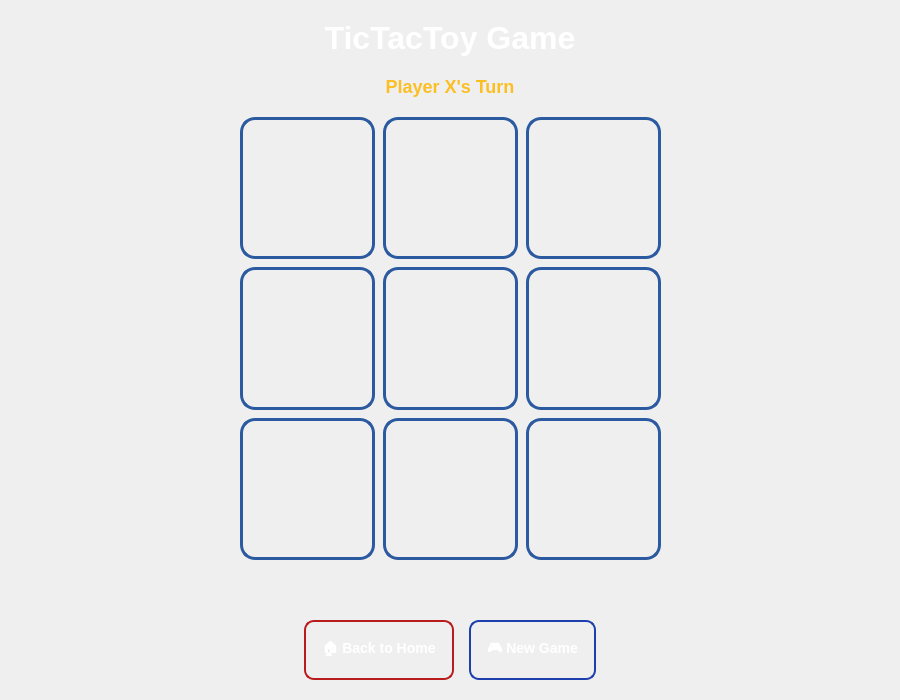
<?xml version="1.0" encoding="UTF-8"?>
<ui version="4.0">
 <class>Form</class>
 <widget class="QWidget" name="Form">
  <property name="geometry">
   <rect>
    <x>0</x>
    <y>0</y>
    <width>900</width>
    <height>700</height>
   </rect>
  </property>
  <property name="windowTitle">
   <string>TicTacToy - Game Board</string>
  </property>
  <property name="styleSheet">
   <string notr="true">QWidget#Form {
    background: qlineargradient(x1:0, y1:0, x2:1, y2:1,
                stop:0 #1e3c72, stop:0.5 #2a5298, stop:1 #1e3c72);
}

QPushButton {
    background: qlineargradient(x1:0, y1:0, x2:0, y2:1,
                stop:0 #ffffff, stop:1 #e6e6e6);
    border: 3px solid #2c5aa0;
    border-radius: 15px;
    font-family: 'Arial Black', Arial, sans-serif;
    font-size: 48px;
    font-weight: bold;
    color: #2c5aa0;
    min-height: 80px;
    min-width: 80px;
}

QPushButton:hover {
    background: qlineargradient(x1:0, y1:0, x2:0, y2:1,
                stop:0 #f0f8ff, stop:1 #d0e8ff);
    border: 4px solid #1e4080;
    transform: scale(1.02);
}

QPushButton:pressed {
    background: qlineargradient(x1:0, y1:0, x2:0, y2:1,
                stop:0 #e0e0e0, stop:1 #c0c0c0);
    border: 3px solid #1a365d;
}

QPushButton[text=&quot;X&quot;] {
    color: #dc2626;
    text-shadow: 2px 2px 4px rgba(220, 38, 38, 0.3);
}

QPushButton[text=&quot;O&quot;] {
    color: #2563eb;
    text-shadow: 2px 2px 4px rgba(37, 99, 235, 0.3);
}

/* Control Buttons Styling */
QPushButton#resetButton, QPushButton#newGameButton, QPushButton#backButton {
    background: qlineargradient(x1:0, y1:0, x2:0, y2:1,
                stop:0 #3b82f6, stop:1 #1d4ed8);
    border: 2px solid #1e40af;
    border-radius: 10px;
    color: white;
    font-size: 14px;
    font-weight: bold;
    min-height: 40px;
    padding: 8px 16px;
}

QPushButton#resetButton:hover, QPushButton#newGameButton:hover, QPushButton#backButton:hover {
    background: qlineargradient(x1:0, y1:0, x2:0, y2:1,
                stop:0 #2563eb, stop:1 #1e40af);
    border: 2px solid #1e3a8a;
}

QPushButton#backButton {
    background: qlineargradient(x1:0, y1:0, x2:0, y2:1,
                stop:0 #ef4444, stop:1 #dc2626);
    border: 2px solid #b91c1c;
}

QPushButton#backButton:hover {
    background: qlineargradient(x1:0, y1:0, x2:0, y2:1,
                stop:0 #dc2626, stop:1 #b91c1c);
    border: 2px solid #991b1b;
}

QLabel#titleLabel {
    color: white;
    font-family: 'Arial Black', Arial, sans-serif;
    font-size: 32px;
    font-weight: bold;
    text-shadow: 3px 3px 6px rgba(0, 0, 0, 0.5);
    text-align: center;
}

QLabel#statusLabel {
    color: #fbbf24;
    font-family: Arial, sans-serif;
    font-size: 18px;
    font-weight: bold;
    text-shadow: 2px 2px 4px rgba(0, 0, 0, 0.5);
    text-align: center;
}</string>
  </property>
  <layout class="QVBoxLayout" name="mainVerticalLayout">
   <property name="spacing">
    <number>20</number>
   </property>
   <property name="leftMargin">
    <number>30</number>
   </property>
   <property name="topMargin">
    <number>20</number>
   </property>
   <property name="rightMargin">
    <number>30</number>
   </property>
   <property name="bottomMargin">
    <number>20</number>
   </property>
   <item>
    <widget class="QLabel" name="titleLabel">
     <property name="text">
      <string>TicTacToy Game</string>
     </property>
     <property name="alignment">
      <set>Qt::AlignmentFlag::AlignCenter</set>
     </property>
    </widget>
   </item>
   <item>
    <widget class="QLabel" name="statusLabel">
     <property name="text">
      <string>Player X's Turn</string>
     </property>
     <property name="alignment">
      <set>Qt::AlignmentFlag::AlignCenter</set>
     </property>
    </widget>
   </item>
   <item>
    <layout class="QHBoxLayout" name="gameContainerLayout">
     <item>
      <spacer name="leftGameSpacer">
       <property name="orientation">
        <enum>Qt::Orientation::Horizontal</enum>
       </property>
       <property name="sizeHint" stdset="0">
        <size>
         <width>40</width>
         <height>20</height>
        </size>
       </property>
      </spacer>
     </item>
     <item>
      <layout class="QGridLayout" name="gameGridLayout">
       <property name="spacing">
        <number>8</number>
       </property>
       <item row="1" column="0">
        <widget class="QPushButton" name="pushButton_4">
         <property name="sizePolicy">
          <sizepolicy hsizetype="Expanding" vsizetype="Expanding">
           <horstretch>1</horstretch>
           <verstretch>1</verstretch>
          </sizepolicy>
         </property>
         <property name="text">
          <string/>
         </property>
        </widget>
       </item>
       <item row="2" column="1">
        <widget class="QPushButton" name="pushButton_8">
         <property name="sizePolicy">
          <sizepolicy hsizetype="Expanding" vsizetype="Expanding">
           <horstretch>1</horstretch>
           <verstretch>1</verstretch>
          </sizepolicy>
         </property>
         <property name="text">
          <string/>
         </property>
        </widget>
       </item>
       <item row="0" column="0">
        <widget class="QPushButton" name="pushButton_1">
         <property name="sizePolicy">
          <sizepolicy hsizetype="Expanding" vsizetype="Expanding">
           <horstretch>1</horstretch>
           <verstretch>1</verstretch>
          </sizepolicy>
         </property>
         <property name="text">
          <string/>
         </property>
        </widget>
       </item>
       <item row="1" column="1">
        <widget class="QPushButton" name="pushButton_5">
         <property name="sizePolicy">
          <sizepolicy hsizetype="Expanding" vsizetype="Expanding">
           <horstretch>1</horstretch>
           <verstretch>1</verstretch>
          </sizepolicy>
         </property>
         <property name="text">
          <string/>
         </property>
        </widget>
       </item>
       <item row="2" column="2">
        <widget class="QPushButton" name="pushButton_9">
         <property name="sizePolicy">
          <sizepolicy hsizetype="Expanding" vsizetype="Expanding">
           <horstretch>1</horstretch>
           <verstretch>1</verstretch>
          </sizepolicy>
         </property>
         <property name="text">
          <string/>
         </property>
        </widget>
       </item>
       <item row="0" column="2">
        <widget class="QPushButton" name="pushButton_3">
         <property name="sizePolicy">
          <sizepolicy hsizetype="Expanding" vsizetype="Expanding">
           <horstretch>1</horstretch>
           <verstretch>1</verstretch>
          </sizepolicy>
         </property>
         <property name="text">
          <string/>
         </property>
        </widget>
       </item>
       <item row="1" column="2">
        <widget class="QPushButton" name="pushButton_6">
         <property name="sizePolicy">
          <sizepolicy hsizetype="Expanding" vsizetype="Expanding">
           <horstretch>1</horstretch>
           <verstretch>1</verstretch>
          </sizepolicy>
         </property>
         <property name="text">
          <string/>
         </property>
        </widget>
       </item>
       <item row="2" column="0">
        <widget class="QPushButton" name="pushButton_7">
         <property name="sizePolicy">
          <sizepolicy hsizetype="Expanding" vsizetype="Expanding">
           <horstretch>1</horstretch>
           <verstretch>1</verstretch>
          </sizepolicy>
         </property>
         <property name="text">
          <string/>
         </property>
        </widget>
       </item>
       <item row="0" column="1">
        <widget class="QPushButton" name="pushButton_2">
         <property name="sizePolicy">
          <sizepolicy hsizetype="Expanding" vsizetype="Expanding">
           <horstretch>1</horstretch>
           <verstretch>1</verstretch>
          </sizepolicy>
         </property>
         <property name="text">
          <string/>
         </property>
        </widget>
       </item>
       <item row="3" column="1">
        <spacer name="bottomSpacer">
         <property name="orientation">
          <enum>Qt::Orientation::Vertical</enum>
         </property>
         <property name="sizeHint" stdset="0">
          <size>
           <width>20</width>
           <height>40</height>
          </size>
         </property>
        </spacer>
       </item>
      </layout>
     </item>
     <item>
      <spacer name="rightGameSpacer">
       <property name="orientation">
        <enum>Qt::Orientation::Horizontal</enum>
       </property>
       <property name="sizeHint" stdset="0">
        <size>
         <width>40</width>
         <height>20</height>
        </size>
       </property>
      </spacer>
     </item>
    </layout>
   </item>
   <item>
    <layout class="QHBoxLayout" name="controlButtonsLayout">
     <property name="spacing">
      <number>15</number>
     </property>
     <item>
      <spacer name="leftSpacer">
       <property name="orientation">
        <enum>Qt::Orientation::Horizontal</enum>
       </property>
       <property name="sizeHint" stdset="0">
        <size>
         <width>40</width>
         <height>20</height>
        </size>
       </property>
      </spacer>
     </item>
     <item>
      <widget class="QPushButton" name="backButton">
       <property name="toolTip">
        <string>Return to the main menu</string>
       </property>
       <property name="text">
        <string>🏠 Back to Home</string>
       </property>
      </widget>
     </item>
     <item>
      <widget class="QPushButton" name="newGameButton">
       <property name="toolTip">
        <string>Start a fresh new game</string>
       </property>
       <property name="text">
        <string>🎮 New Game</string>
       </property>
      </widget>
     </item>
     <item>
      <spacer name="rightSpacer">
       <property name="orientation">
        <enum>Qt::Orientation::Horizontal</enum>
       </property>
       <property name="sizeHint" stdset="0">
        <size>
         <width>40</width>
         <height>20</height>
        </size>
       </property>
      </spacer>
     </item>
    </layout>
   </item>
  </layout>
 </widget>
 <resources/>
 <connections/>
</ui>
